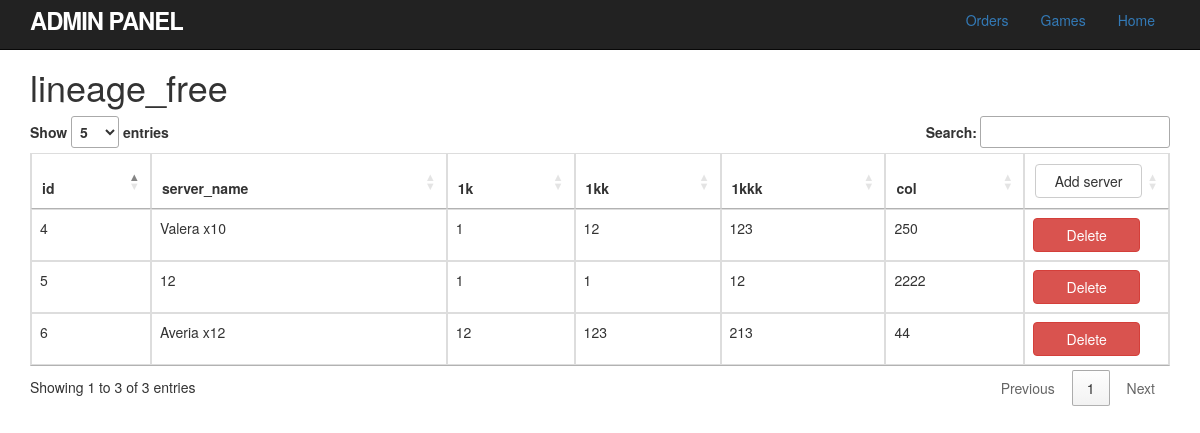
Screenshot of /admin/index.php?game=lineage_free with the database file from the repository.
### tables this page shows
CREATE TABLE IF NOT EXISTS `lineage_free` (
  `id` int(11) NOT NULL AUTO_INCREMENT,
  `server_name` varchar(32) NOT NULL,
  PRIMARY KEY (`id`)
);

### modules/admin_functions.php (called while the page is built, shortened)
<?php
function servers_all($link, $game_name)
{
    $query = "SELECT * FROM " . $game_name;
    $result = mysqli_query($link, $query);
    $servers = array();
    while ($row = mysqli_fetch_assoc($result)) {
        $servers[] = $row;
    }
    if($game_name == 'lineage_free'){
        $query = "SELECT sum,cost,col FROM coefficients  INNER JOIN " . $game_name . " ON coefficients.server_id = " . $game_name . ".id WHERE coefficients.server_id = " . $game_name . ".id";
        $result = mysqli_query($link, $query);
        $coef = array();
        while ($row = mysqli_fetch_assoc($result)) {
            $coef[] = $row;
        }
        $v = 0;
        $k = ["1k", "1kk", "1kkk"];
        for ($j = 0; $j < count($servers); $j++) {
            for ($i = 0; $i <= count($coef[$v]); $i++) {
                if($coef[$v]['col'] == false){
                $servers[$j][$k[$i]] = $coef[$v]['cost'];
                } else {
                   $servers[$j]['col'] = $coef[$v]['cost'];
                }
                $v++;
            }
        }
    }
    return $servers;
}

### views/admin_panel.php (the view, shortened to what this page needs)
<!DOCTYPE html>
<html xmlns="http://www.w3.org/1999/html">
<head>
    <link rel="stylesheet" type="text/css" href="https://cdn.datatables.net/1.10.10/css/jquery.dataTables.min.css">
    <link rel="stylesheet" href="https://maxcdn.bootstrapcdn.com/bootstrap/3.3.5/css/bootstrap.min.css">
    <link rel="stylesheet" type="text/css" href="../style/style_admin.css">
</head>
<body>
<header class="navbar navbar-fixed-top navbar-inverse">
    <div class="navbar-inner">
        <div class="container">
            <nav>
                <a href="#" id="logo">Admin Panel</a>
                <ul class="nav pull-right nav-pills">
                    <li><a href="../admin/index.php?orders=true">Orders</a></li>
                    <li id="fat-menu" class="dropdown">
                        <a href="#" class="dropdown-toggle" data-toggle="dropdown">
                            Games</a>
                    </li>
                    <li><a href="../index.php">Home</a></li>
                </ul>
            </nav>
        </div>
    </div>
</header>
<div class="container" id="all">
    <h1 id="tableName"><?= $GLOBALS['game_name'] ?></h1>
    <table id="dataTable" class="table  table-bordered table-hover table-responsive">
        <thead>
        <tr>
            <?php foreach ($servers as $s):
                foreach ($s as $key => $v): ?>
                    <th><?= $key ?></th>
                <?php endforeach;
                break;?>
            <?php endforeach ?>
            <th id="buttonTh"><a href="#serverModal" role="button" class="btn btn-default" data-toggle="modal">Add
                    server</a></th>
        </tr>
        </thead>
        <tbody>
        <?php foreach ($servers as $s) {
            echo '<tr>';
            foreach ($s as $key => $v) {
                echo "<td>{$s[$key]}</td>";
            }
            echo "<td id=\"buttonTh\"><a class=\"btn btn-danger\"
                                 href=\"../admin/index.php?action=delete&id={$s['id']}&game={$GLOBALS['game_name']}\">Delete</a>
            </td>";
            echo '</tr>';
        } ?>
        </tbody>
    </table>
</div>
</body>
</html>

### style/style_admin.css (style rules this page uses)
#logo { float: left; margin-right: 10px; font-size: 1.7em; color: white; text-transform: uppercase; letter-spacing: -1px; padding-top: 9px; font-weight: bold; line-height: 1; }
#tableName { margin-top: 50pt; }
.btn { width: 80pt; }
#buttonTh { width:1%; white-space:nowrap; }

### rows the page displays
lineage_free: key "id", key "server_name", key "1k", key "1kk", key "1kkk", key "col", id "4", server_name "Valera x10", key "1", key "12", key "123", key "250"
lineage_free: id "6", server_name "Averia x12", key "12", key "123", key "213", key "44"

### other values shown
$GLOBALS['game_name'] "lineage_free"
$s[$key] "5"
$s[$key] "12"
$s[$key] "1"
$s[$key] "2222"
